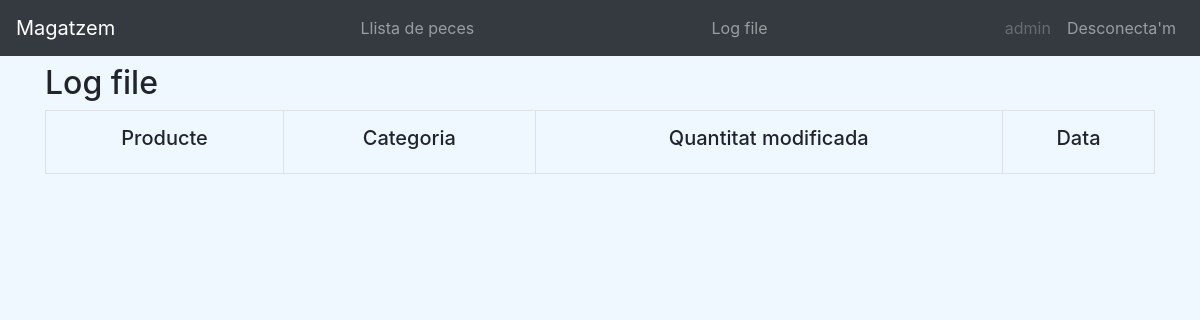
/warehouse/CEO/comptabilitat (signed in), run on an earlier commit of the app's database.
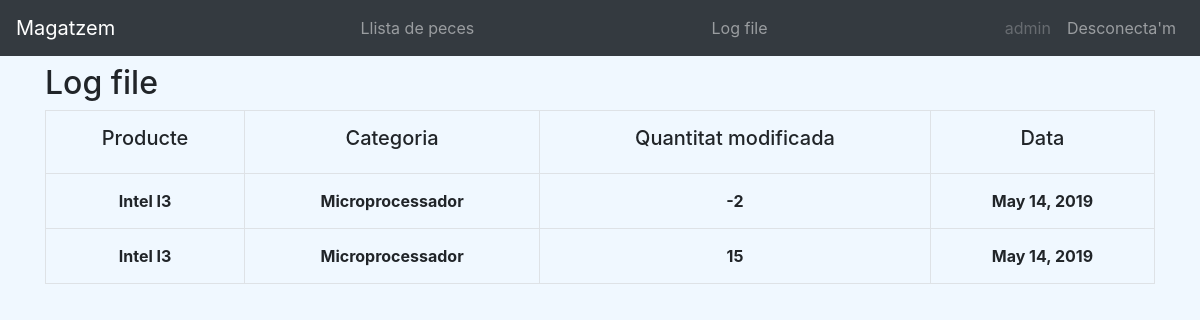
And on a later commit of the database.
### warehouseapp/models/catalogchange.py (models this page shows, shortened)
class CatalogChange(models.Model):
    STR_PATTERN = "Producte: {} Categoria:{} Unitats Modificades: {}"
    product_id_change = models.ForeignKey(Product, related_name='product_id_change', on_delete=models.SET_NULL, null=True, verbose_name='Producte')
    category_id_change = models.ForeignKey(Category, related_name='category_product_change', on_delete=models.SET_NULL, null=True,
                                                                                verbose_name='Categoria producte')
    quantity_modify = models.PositiveIntegerField(default=0, verbose_name='Quantitat modificada')
    date = models.DateField(default=date.today)

### warehouseapp/models/product.py (models this page shows, shortened)
class Product(models.Model):
    STR_PATTERN = "Producte: {} Categoria:{} Unitats: {}"
    product_id = models.AutoField(primary_key=True)
    category_id = models.ForeignKey(Category, related_name='category_product', on_delete=models.PROTECT, null=True,
                                    verbose_name='Categoria producte')
    name = models.CharField(max_length=128, default='None')
    brand = models.CharField(max_length=16, default='None')
    model = models.CharField(max_length=32, default='None')
    description = models.CharField(max_length=64, default='None')
    product_type = models.CharField(max_length=64, default='None')
    quantity = models.PositiveIntegerField(default=0, verbose_name='Quantitat')

### warehouseapp/models/category.py (models this page shows, shortened)
class Category(models.Model):
    STR_PATTERN = "Categoria: {} Tipus:{} Departament: {}"
    category = models.CharField(max_length=32, default='None')
    department_type = models.CharField(max_length=32, default='None')
    department = models.CharField(max_length=32, default='None')

### warehouseapp/views.py (the view)
# urls.py: path('CEO/comptabilitat', ComptabilitatCEOList.as_view(), name='ceo-comptabilitat'),
class ComptabilitatCEOList(LoginRequiredMixin, ListView):
    login_url = ''
    model = CatalogChange
    context_object_name = 'items'
    template_name = 'warehouse/comptabilitat.html'
    def get_queryset(self):
        return CatalogChange.objects.all()
    def get_context_data(self, **kwargs):
        context = super().get_context_data(**kwargs)
        context['title'] = 'CatalogChanges'
        return context

### warehouseapp/templates/warehouse/comptabilitat.html (shortened to what this page needs)
{% extends 'warehouse/base-CEO.html' %}
{% block content %}
<span vocab="http://schema.org/">
  <h2 class="mt-2">Log file</h2>
  <table class="table-bordered mt-2" width="100%" style="text-align: center; overflow-x:auto">
    <tr>
      <th><h5>Producte</h5></th>
      <th><h5>Categoria</h5></th>
      <th><h5>Quantitat modificada</h5></th>
      <th><h5>Data</h5></th>
    </tr>
    <span typeof="ItemList">
      {% for item in items %}
        <span rel="itemListElement" typeof="ListItem">
          <tr>
            <th>{{ item.product_id_change.name }}</th>
            <th>{{ item.category_id_change.category }}</th>
            <th>{{ item.quantity_modify }}</th>
            <th>{{ item.date }}</th>
          </tr>
        </span>
      {% endfor %}
    </span>
  </table>
</span>
{% endblock content %}

What changed in the data, as far as the page shows it:
added CatalogChange: product_id_change.name "Intel I3", category_id_change.category "Microprocessador", quantity_modify "-2", date "May 14, 2019"
added CatalogChange: product_id_change.name "Intel I3", category_id_change.category "Microprocessador", quantity_modify "15", date "May 14, 2019"
